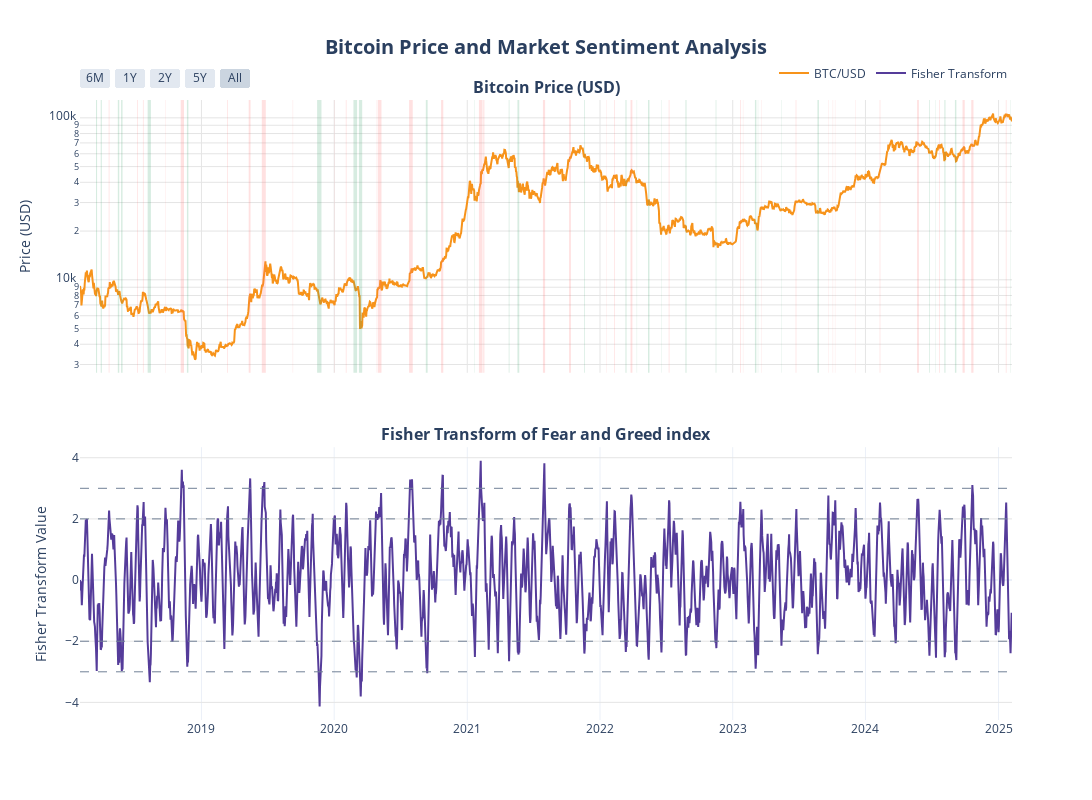

Notebook code cell kept with this figure:
### Code cell
# 定义配色方案
COLORS = {
    "btc": "#F7931A",  # 比特币标准色
    "fisher": "#553C9A",  # 菲舍尔转换曲线颜色
    "peak": "#FF6B6B",  # 极值区域(红色)
    "valley": "#38A169",  # 极值区域(绿色)
    "grid": "#E5E5E5",  # 网格线颜色
    "reference": "#718096",  # 参考线颜色
}

# 创建子图
fig = make_subplots(
    rows=2,
    cols=1,
    vertical_spacing=0.12,
    shared_xaxes=True,
    subplot_titles=(
        "<b>Bitcoin Price (USD)</b>",
        "<b>Fisher Transform of Fear and Greed index</b>",
    ),
)

# 比特币价格图表
fig.add_trace(
    go.Scatter(
        x=data.index,
        y=data["btcusd"],
        name="BTC/USD",
        line=dict(color=COLORS["btc"], width=2),
        hovertemplate="<b>Date</b>: %{x}<br>"
        + "<b>Price</b>: $%{y:,.0f}<br><extra></extra>",
    ),
    row=1,
    col=1,
)

# 添加极值区域背景
for x0, x1 in peak_periods:
    fig.add_vrect(
        x0=x0,
        x1=x1,
        fillcolor=COLORS["peak"],
        opacity=0.2,
        line_width=0,
        row=1,
        col=1,
    )

for x0, x1 in valley_periods:
    fig.add_vrect(
        x0=x0,
        x1=x1,
        fillcolor=COLORS["valley"],
        opacity=0.2,
        line_width=0,
        row=1,
        col=1,
    )

# 菲舍尔转换图表
fig.add_trace(
    go.Scatter(
        x=data.index,
        y=data["fisher"],
        name="Fisher Transform",
        line=dict(color=COLORS["fisher"], width=2),
        hovertemplate="<b>Date</b>: %{x}<br>"
        + "<b>Fisher</b>: %{y:.2f}<br><extra></extra>",
    ),
    row=2,
    col=1,
)

# 添加参考线
reference_levels = [-3, -2, 2, 3]
for level in reference_levels:
    fig.add_hline(
        y=level,
        line_dash="dash",
        line_color=COLORS["reference"],
        line_width=1,
        row=2,
        col=1,
    )

# 更新布局
fig.update_layout(
    template="plotly_white",
    width=1200,
    height=800,
    title=dict(
        text="<b>Bitcoin Price and Market Sentiment Analysis</b>",
        x=0.5,
        y=0.95,
        font=dict(size=20),
    ),
    showlegend=True,
    legend=dict(orientation="h", yanchor="bottom", y=1.02, xanchor="right", x=1),
    hovermode="x unified",
)

# 更新坐标轴
fig.update_yaxes(
    row=1,
    col=1,
    title="Price (USD)",
    type="log",
    gridcolor=COLORS["grid"],
    title_font=dict(size=14),
)

fig.update_yaxes(
    row=2,
    col=1,
    title="Fisher Transform Value",
    gridcolor=COLORS["grid"],
    title_font=dict(size=14),
)

# 添加时间范围选择器
fig.update_xaxes(
    rangeselector=dict(
        buttons=list(
            [
                dict(count=6, label="6M", step="month", stepmode="backward"),
                dict(count=1, label="1Y", step="year", stepmode="backward"),
                dict(count=2, label="2Y", step="year", stepmode="backward"),
                dict(count=5, label="5Y", step="year", stepmode="backward"),
                dict(step="all", label="All"),
            ]
        ),
        bgcolor="#E2E8F0",
        activecolor="#CBD5E0",
    ),
    gridcolor=COLORS["grid"],
    row=1,
    col=1,
)

fig.show()

### Figure 1 — Plotly figure (JSON) as saved in the notebook; plotly's stock layout.template omitted (floating-point values rounded to 4 significant figures; data arrays with more than 128 entries replaced by an {"elided": "..."} marker saying what was removed)
{"data": [{"hovertemplate": "<b>Date</b>: %{x}<br><b>Price</b>: $%{y:,.0f}<br><extra></extra>", "line": {"color": "#F7931A", "width": 2}, "name": "BTC/USD", "type": "scatter", "x": {"elided": "2560 str values"}, "xaxis": "x", "y": {"elided": "2560 float values"}, "yaxis": "y"}, {"hovertemplate": "<b>Date</b>: %{x}<br><b>Fisher</b>: %{y:.2f}<br><extra></extra>", "line": {"color": "#553C9A", "width": 2}, "name": "Fisher Transform", "type": "scatter", "x": {"elided": "2560 str values"}, "xaxis": "x2", "y": {"elided": "2560 float values"}, "yaxis": "y2"}], "layout": {"annotations": [{"font": {"size": 16}, "showarrow": false, "text": "<b>Bitcoin Price (USD)</b>", "x": 0.5, "xanchor": "center", "xref": "paper", "y": 1, "yanchor": "bottom", "yref": "paper"}, {"font": {"size": 16}, "showarrow": false, "text": "<b>Fisher Transform of Fear and Greed index</b>", "x": 0.5, "xanchor": "center", "xref": "paper", "y": 0.44, "yanchor": "bottom", "yref": "paper"}], "height": 800, "hovermode": "x unified", "legend": {"orientation": "h", "x": 1, "xanchor": "right", "y": 1.02, "yanchor": "bottom"}, "shapes": [{"fillcolor": "#FF6B6B", "line": {"width": 0}, "opacity": 0.2, "type": "rect", "x0": "2018-04-21T00:00:00", "x1": "2018-04-23T00:00:00", "xref": "x", "y0": 0, "y1": 1, "yref": "y domain"}, {"fillcolor": "#FF6B6B", "line": {"width": 0}, "opacity": 0.2, "type": "rect", "x0": "2018-07-08T00:00:00", "x1": "2018-07-10T00:00:00", "xref": "x", "y0": 0, "y1": 1, "yref": "y domain"}, {"fillcolor": "#FF6B6B", "line": {"width": 0}, "opacity": 0.2, "type": "rect", "x0": "2018-07-24T00:00:00", "x1": "2018-07-26T00:00:00", "xref": "x", "y0": 0, "y1": 1, "yref": "y domain"}, {"fillcolor": "#FF6B6B", "line": {"width": 0}, "opacity": 0.2, "type": "rect", "x0": "2018-07-30T00:00:00", "x1": "2018-07-30T00:00:00", "xref": "x", "y0": 0, "y1": 1, "yref": "y domain"}, {"fillcolor": "#FF6B6B", "line": {"width": 0}, "opacity": 0.2, "type": "rect", "x0": "2018-09-24T00:00:00", "x1": "2018-09-25T00:00:00", "xref": "x", "y0": 0, "y1": 1, "yref": "y domain"}, {"fillcolor": "#FF6B6B", "line": {"width": 0}, "opacity": 0.2, "type": "rect", "x0": "2018-11-05T00:00:00", "x1": "2018-11-14T00:00:00", "xref": "x", "y0": 0, "y1": 1, "yref": "y domain"}, {"fillcolor": "#FF6B6B", "line": {"width": 0}, "opacity": 0.2, "type": "rect", "x0": "2019-02-15T00:00:00", "x1": "2019-02-15T00:00:00", "xref": "x", "y0": 0, "y1": 1, "yref": "y domain"}, {"fillcolor": "#FF6B6B", "line": {"width": 0}, "opacity": 0.2, "type": "rect", "x0": "2019-03-13T00:00:00", "x1": "2019-03-15T00:00:00", "xref": "x", "y0": 0, "y1": 1, "yref": "y domain"}, {"fillcolor": "#FF6B6B", "line": {"width": 0}, "opacity": 0.2, "type": "rect", "x0": "2019-05-11T00:00:00", "x1": "2019-05-16T00:00:00", "xref": "x", "y0": 0, "y1": 1, "yref": "y domain"}, {"fillcolor": "#FF6B6B", "line": {"width": 0}, "opacity": 0.2, "type": "rect", "x0": "2019-06-16T00:00:00", "x1": "2019-06-27T00:00:00", "xref": "x", "y0": 0, "y1": 1, "yref": "y domain"}, {"fillcolor": "#FF6B6B", "line": {"width": 0}, "opacity": 0.2, "type": "rect", "x0": "2019-08-06T00:00:00", "x1": "2019-08-06T00:00:00", "xref": "x", "y0": 0, "y1": 1, "yref": "y domain"}, {"fillcolor": "#FF6B6B", "line": {"width": 0}, "opacity": 0.2, "type": "rect", "x0": "2019-09-09T00:00:00", "x1": "2019-09-10T00:00:00", "xref": "x", "y0": 0, "y1": 1, "yref": "y domain"}, {"fillcolor": "#FF6B6B", "line": {"width": 0}, "opacity": 0.2, "type": "rect", "x0": "2019-11-03T00:00:00", "x1": "2019-11-03T00:00:00", "xref": "x", "y0": 0, "y1": 1, "yref": "y domain"}, {"fillcolor": "#FF6B6B", "line": {"width": 0}, "opacity": 0.2, "type": "rect", "x0": "2020-01-02T00:00:00", "x1": "2020-01-03T00:00:00", "xref": "x", "y0": 0, "y1": 1, "yref": "y domain"}, {"fillcolor": "#FF6B6B", "line": {"width": 0}, "opacity": 0.2, "type": "rect", "x0": "2020-02-02T00:00:00", "x1": "2020-02-04T00:00:00", "xref": "x", "y0": 0, "y1": 1, "yref": "y domain"}, {"fillcolor": "#FF6B6B", "line": {"width": 0}, "opacity": 0.2, "type": "rect", "x0": "2020-04-25T00:00:00", "x1": "2020-04-25T00:00:00", "xref": "x", "y0": 0, "y1": 1, "yref": "y domain"}, {"fillcolor": "#FF6B6B", "line": {"width": 0}, "opacity": 0.2, "type": "rect", "x0": "2020-04-27T00:00:00", "x1": "2020-04-28T00:00:00", "xref": "x", "y0": 0, "y1": 1, "yref": "y domain"}, {"fillcolor": "#FF6B6B", "line": {"width": 0}, "opacity": 0.2, "type": "rect", "x0": "2020-04-30T00:00:00", "x1": "2020-05-10T00:00:00", "xref": "x", "y0": 0, "y1": 1, "yref": "y domain"}, {"fillcolor": "#FF6B6B", "line": {"width": 0}, "opacity": 0.2, "type": "rect", "x0": "2020-07-25T00:00:00", "x1": "2020-08-04T00:00:00", "xref": "x", "y0": 0, "y1": 1, "yref": "y domain"}, {"fillcolor": "#FF6B6B", "line": {"width": 0}, "opacity": 0.2, "type": "rect", "x0": "2020-10-21T00:00:00", "x1": "2020-10-27T00:00:00", "xref": "x", "y0": 0, "y1": 1, "yref": "y domain"}, {"fillcolor": "#FF6B6B", "line": {"width": 0}, "opacity": 0.2, "type": "rect", "x0": "2020-11-14T00:00:00", "x1": "2020-11-14T00:00:00", "xref": "x", "y0": 0, "y1": 1, "yref": "y domain"}, {"fillcolor": "#FF6B6B", "line": {"width": 0}, "opacity": 0.2, "type": "rect", "x0": "2021-02-02T00:00:00", "x1": "2021-02-12T00:00:00", "xref": "x", "y0": 0, "y1": 1, "yref": "y domain"}, {"fillcolor": "#FF6B6B", "line": {"width": 0}, "opacity": 0.2, "type": "rect", "x0": "2021-02-14T00:00:00", "x1": "2021-02-17T00:00:00", "xref": "x", "y0": 0, "y1": 1, "yref": "y domain"}, {"fillcolor": "#FF6B6B", "line": {"width": 0}, "opacity": 0.2, "type": "rect", "x0": "2021-05-10T00:00:00", "x1": "2021-05-10T00:00:00", "xref": "x", "y0": 0, "y1": 1, "yref": "y domain"}, {"fillcolor": "#FF6B6B", "line": {"width": 0}, "opacity": 0.2, "type": "rect", "x0": "2021-07-28T00:00:00", "x1": "2021-08-03T00:00:00", "xref": "x", "y0": 0, "y1": 1, "yref": "y domain"}, {"fillcolor": "#FF6B6B", "line": {"width": 0}, "opacity": 0.2, "type": "rect", "x0": "2021-08-14T00:00:00", "x1": "2021-08-14T00:00:00", "xref": "x", "y0": 0, "y1": 1, "yref": "y domain"}, {"fillcolor": "#FF6B6B", "line": {"width": 0}, "opacity": 0.2, "type": "rect", "x0": "2021-10-08T00:00:00", "x1": "2021-10-13T00:00:00", "xref": "x", "y0": 0, "y1": 1, "yref": "y domain"}, {"fillcolor": "#FF6B6B", "line": {"width": 0}, "opacity": 0.2, "type": "rect", "x0": "2022-01-19T00:00:00", "x1": "2022-01-20T00:00:00", "xref": "x", "y0": 0, "y1": 1, "yref": "y domain"}, {"fillcolor": "#FF6B6B", "line": {"width": 0}, "opacity": 0.2, "type": "rect", "x0": "2022-02-09T00:00:00", "x1": "2022-02-11T00:00:00", "xref": "x", "y0": 0, "y1": 1, "yref": "y domain"}, {"fillcolor": "#FF6B6B", "line": {"width": 0}, "opacity": 0.2, "type": "rect", "x0": "2022-03-26T00:00:00", "x1": "2022-03-31T00:00:00", "xref": "x", "y0": 0, "y1": 1, "yref": "y domain"}, {"fillcolor": "#FF6B6B", "line": {"width": 0}, "opacity": 0.2, "type": "rect", "x0": "2022-07-09T00:00:00", "x1": "2022-07-11T00:00:00", "xref": "x", "y0": 0, "y1": 1, "yref": "y domain"}, {"fillcolor": "#FF6B6B", "line": {"width": 0}, "opacity": 0.2, "type": "rect", "x0": "2023-01-21T00:00:00", "x1": "2023-01-23T00:00:00", "xref": "x", "y0": 0, "y1": 1, "yref": "y domain"}, {"fillcolor": "#FF6B6B", "line": {"width": 0}, "opacity": 0.2, "type": "rect", "x0": "2023-01-27T00:00:00", "x1": "2023-01-27T00:00:00", "xref": "x", "y0": 0, "y1": 1, "yref": "y domain"}, {"fillcolor": "#FF6B6B", "line": {"width": 0}, "opacity": 0.2, "type": "rect", "x0": "2023-01-29T00:00:00", "x1": "2023-01-30T00:00:00", "xref": "x", "y0": 0, "y1": 1, "yref": "y domain"}, {"fillcolor": "#FF6B6B", "line": {"width": 0}, "opacity": 0.2, "type": "rect", "x0": "2023-03-21T00:00:00", "x1": "2023-03-22T00:00:00", "xref": "x", "y0": 0, "y1": 1, "yref": "y domain"}, {"fillcolor": "#FF6B6B", "line": {"width": 0}, "opacity": 0.2, "type": "rect", "x0": "2023-06-23T00:00:00", "x1": "2023-06-25T00:00:00", "xref": "x", "y0": 0, "y1": 1, "yref": "y domain"}, {"fillcolor": "#FF6B6B", "line": {"width": 0}, "opacity": 0.2, "type": "rect", "x0": "2023-09-20T00:00:00", "x1": "2023-09-21T00:00:00", "xref": "x", "y0": 0, "y1": 1, "yref": "y domain"}, {"fillcolor": "#FF6B6B", "line": {"width": 0}, "opacity": 0.2, "type": "rect", "x0": "2023-10-03T00:00:00", "x1": "2023-10-04T00:00:00", "xref": "x", "y0": 0, "y1": 1, "yref": "y domain"}, {"fillcolor": "#FF6B6B", "line": {"width": 0}, "opacity": 0.2, "type": "rect", "x0": "2023-10-09T00:00:00", "x1": "2023-10-10T00:00:00", "xref": "x", "y0": 0, "y1": 1, "yref": "y domain"}, {"fillcolor": "#FF6B6B", "line": {"width": 0}, "opacity": 0.2, "type": "rect", "x0": "2023-12-05T00:00:00", "x1": "2023-12-06T00:00:00", "xref": "x", "y0": 0, "y1": 1, "yref": "y domain"}, {"fillcolor": "#FF6B6B", "line": {"width": 0}, "opacity": 0.2, "type": "rect", "x0": "2024-02-09T00:00:00", "x1": "2024-02-11T00:00:00", "xref": "x", "y0": 0, "y1": 1, "yref": "y domain"}, {"fillcolor": "#FF6B6B", "line": {"width": 0}, "opacity": 0.2, "type": "rect", "x0": "2024-02-13T00:00:00", "x1": "2024-02-13T00:00:00", "xref": "x", "y0": 0, "y1": 1, "yref": "y domain"}, {"fillcolor": "#FF6B6B", "line": {"width": 0}, "opacity": 0.2, "type": "rect", "x0": "2024-05-22T00:00:00", "x1": "2024-05-27T00:00:00", "xref": "x", "y0": 0, "y1": 1, "yref": "y domain"}, {"fillcolor": "#FF6B6B", "line": {"width": 0}, "opacity": 0.2, "type": "rect", "x0": "2024-07-22T00:00:00", "x1": "2024-07-24T00:00:00", "xref": "x", "y0": 0, "y1": 1, "yref": "y domain"}, {"fillcolor": "#FF6B6B", "line": {"width": 0}, "opacity": 0.2, "type": "rect", "x0": "2024-09-24T00:00:00", "x1": "2024-09-30T00:00:00", "xref": "x", "y0": 0, "y1": 1, "yref": "y domain"}, {"fillcolor": "#FF6B6B", "line": {"width": 0}, "opacity": 0.2, "type": "rect", "x0": "2024-10-18T00:00:00", "x1": "2024-10-24T00:00:00", "xref": "x", "y0": 0, "y1": 1, "yref": "y domain"}, {"fillcolor": "#FF6B6B", "line": {"width": 0}, "opacity": 0.2, "type": "rect", "x0": "2024-11-14T00:00:00", "x1": "2024-11-14T00:00:00", "xref": "x", "y0": 0, "y1": 1, "yref": "y domain"}, {"fillcolor": "#FF6B6B", "line": {"width": 0}, "opacity": 0.2, "type": "rect", "x0": "2025-01-21T00:00:00", "x1": "2025-01-23T00:00:00", "xref": "x", "y0": 0, "y1": 1, "yref": "y domain"}, {"fillcolor": "#38A169", "line": {"width": 0}, "opacity": 0.2, "type": "rect", "x0": "2018-03-17T00:00:00", "x1": "2018-03-20T00:00:00", "xref": "x", "y0": 0, "y1": 1, "yref": "y domain"}, {"fillcolor": "#38A169", "line": {"width": 0}, "opacity": 0.2, "type": "rect", "x0": "2018-03-30T00:00:00", "x1": "2018-04-02T00:00:00", "xref": "x", "y0": 0, "y1": 1, "yref": "y domain"}, {"fillcolor": "#38A169", "line": {"width": 0}, "opacity": 0.2, "type": "rect", "x0": "2018-05-16T00:00:00", "x1": "2018-05-20T00:00:00", "xref": "x", "y0": 0, "y1": 1, "yref": "y domain"}, {"fillcolor": "#38A169", "line": {"width": 0}, "opacity": 0.2, "type": "rect", "x0": "2018-05-25T00:00:00", "x1": "2018-05-29T00:00:00", "xref": "x", "y0": 0, "y1": 1, "yref": "y domain"}, {"fillcolor": "#38A169", "line": {"width": 0}, "opacity": 0.2, "type": "rect", "x0": "2018-08-06T00:00:00", "x1": "2018-08-15T00:00:00", "xref": "x", "y0": 0, "y1": 1, "yref": "y domain"}, {"fillcolor": "#38A169", "line": {"width": 0}, "opacity": 0.2, "type": "rect", "x0": "2018-10-13T00:00:00", "x1": "2018-10-13T00:00:00", "xref": "x", "y0": 0, "y1": 1, "yref": "y domain"}, {"fillcolor": "#38A169", "line": {"width": 0}, "opacity": 0.2, "type": "rect", "x0": "2018-11-22T00:00:00", "x1": "2018-11-26T00:00:00", "xref": "x", "y0": 0, "y1": 1, "yref": "y domain"}, {"fillcolor": "#38A169", "line": {"width": 0}, "opacity": 0.2, "type": "rect", "x0": "2019-03-05T00:00:00", "x1": "2019-03-05T00:00:00", "xref": "x", "y0": 0, "y1": 1, "yref": "y domain"}, {"fillcolor": "#38A169", "line": {"width": 0}, "opacity": 0.2, "type": "rect", "x0": "2019-11-15T00:00:00", "x1": "2019-11-27T00:00:00", "xref": "x", "y0": 0, "y1": 1, "yref": "y domain"}, {"fillcolor": "#38A169", "line": {"width": 0}, "opacity": 0.2, "type": "rect", "x0": "2020-02-23T00:00:00", "x1": "2020-03-04T00:00:00", "xref": "x", "y0": 0, "y1": 1, "yref": "y domain"}, {"fillcolor": "#38A169", "line": {"width": 0}, "opacity": 0.2, "type": "rect", "x0": "2020-03-09T00:00:00", "x1": "2020-03-18T00:00:00", "xref": "x", "y0": 0, "y1": 1, "yref": "y domain"}, {"fillcolor": "#38A169", "line": {"width": 0}, "opacity": 0.2, "type": "rect", "x0": "2020-06-21T00:00:00", "x1": "2020-06-21T00:00:00", "xref": "x", "y0": 0, "y1": 1, "yref": "y domain"}, {"fillcolor": "#38A169", "line": {"width": 0}, "opacity": 0.2, "type": "rect", "x0": "2020-09-09T00:00:00", "x1": "2020-09-14T00:00:00", "xref": "x", "y0": 0, "y1": 1, "yref": "y domain"}, {"fillcolor": "#38A169", "line": {"width": 0}, "opacity": 0.2, "type": "rect", "x0": "2021-01-21T00:00:00", "x1": "2021-01-22T00:00:00", "xref": "x", "y0": 0, "y1": 1, "yref": "y domain"}, {"fillcolor": "#38A169", "line": {"width": 0}, "opacity": 0.2, "type": "rect", "x0": "2021-03-01T00:00:00", "x1": "2021-03-01T00:00:00", "xref": "x", "y0": 0, "y1": 1, "yref": "y domain"}, {"fillcolor": "#38A169", "line": {"width": 0}, "opacity": 0.2, "type": "rect", "x0": "2021-03-26T00:00:00", "x1": "2021-03-26T00:00:00", "xref": "x", "y0": 0, "y1": 1, "yref": "y domain"}, {"fillcolor": "#38A169", "line": {"width": 0}, "opacity": 0.2, "type": "rect", "x0": "2021-04-25T00:00:00", "x1": "2021-04-27T00:00:00", "xref": "x", "y0": 0, "y1": 1, "yref": "y domain"}, {"fillcolor": "#38A169", "line": {"width": 0}, "opacity": 0.2, "type": "rect", "x0": "2021-05-19T00:00:00", "x1": "2021-05-24T00:00:00", "xref": "x", "y0": 0, "y1": 1, "yref": "y domain"}, {"fillcolor": "#38A169", "line": {"width": 0}, "opacity": 0.2, "type": "rect", "x0": "2021-11-18T00:00:00", "x1": "2021-11-20T00:00:00", "xref": "x", "y0": 0, "y1": 1, "yref": "y domain"}, {"fillcolor": "#38A169", "line": {"width": 0}, "opacity": 0.2, "type": "rect", "x0": "2022-03-12T00:00:00", "x1": "2022-03-15T00:00:00", "xref": "x", "y0": 0, "y1": 1, "yref": "y domain"}, {"fillcolor": "#38A169", "line": {"width": 0}, "opacity": 0.2, "type": "rect", "x0": "2022-04-12T00:00:00", "x1": "2022-04-13T00:00:00", "xref": "x", "y0": 0, "y1": 1, "yref": "y domain"}, {"fillcolor": "#38A169", "line": {"width": 0}, "opacity": 0.2, "type": "rect", "x0": "2022-05-13T00:00:00", "x1": "2022-05-17T00:00:00", "xref": "x", "y0": 0, "y1": 1, "yref": "y domain"}, {"fillcolor": "#38A169", "line": {"width": 0}, "opacity": 0.2, "type": "rect", "x0": "2022-06-18T00:00:00", "x1": "2022-06-19T00:00:00", "xref": "x", "y0": 0, "y1": 1, "yref": "y domain"}, {"fillcolor": "#38A169", "line": {"width": 0}, "opacity": 0.2, "type": "rect", "x0": "2022-08-24T00:00:00", "x1": "2022-08-27T00:00:00", "xref": "x", "y0": 0, "y1": 1, "yref": "y domain"}, {"fillcolor": "#38A169", "line": {"width": 0}, "opacity": 0.2, "type": "rect", "x0": "2022-11-15T00:00:00", "x1": "2022-11-17T00:00:00", "xref": "x", "y0": 0, "y1": 1, "yref": "y domain"}, {"fillcolor": "#38A169", "line": {"width": 0}, "opacity": 0.2, "type": "rect", "x0": "2023-03-03T00:00:00", "x1": "2023-03-07T00:00:00", "xref": "x", "y0": 0, "y1": 1, "yref": "y domain"}, {"fillcolor": "#38A169", "line": {"width": 0}, "opacity": 0.2, "type": "rect", "x0": "2023-03-11T00:00:00", "x1": "2023-03-12T00:00:00", "xref": "x", "y0": 0, "y1": 1, "yref": "y domain"}, {"fillcolor": "#38A169", "line": {"width": 0}, "opacity": 0.2, "type": "rect", "x0": "2023-05-14T00:00:00", "x1": "2023-05-15T00:00:00", "xref": "x", "y0": 0, "y1": 1, "yref": "y domain"}, {"fillcolor": "#38A169", "line": {"width": 0}, "opacity": 0.2, "type": "rect", "x0": "2023-08-22T00:00:00", "x1": "2023-08-26T00:00:00", "xref": "x", "y0": 0, "y1": 1, "yref": "y domain"}, {"fillcolor": "#38A169", "line": {"width": 0}, "opacity": 0.2, "type": "rect", "x0": "2024-03-24T00:00:00", "x1": "2024-03-24T00:00:00", "xref": "x", "y0": 0, "y1": 1, "yref": "y domain"}, {"fillcolor": "#38A169", "line": {"width": 0}, "opacity": 0.2, "type": "rect", "x0": "2024-06-24T00:00:00", "x1": "2024-06-26T00:00:00", "xref": "x", "y0": 0, "y1": 1, "yref": "y domain"}, {"fillcolor": "#38A169", "line": {"width": 0}, "opacity": 0.2, "type": "rect", "x0": "2024-07-12T00:00:00", "x1": "2024-07-13T00:00:00", "xref": "x", "y0": 0, "y1": 1, "yref": "y domain"}, {"fillcolor": "#38A169", "line": {"width": 0}, "opacity": 0.2, "type": "rect", "x0": "2024-08-05T00:00:00", "x1": "2024-08-08T00:00:00", "xref": "x", "y0": 0, "y1": 1, "yref": "y domain"}, {"fillcolor": "#38A169", "line": {"width": 0}, "opacity": 0.2, "type": "rect", "x0": "2024-09-03T00:00:00", "x1": "2024-09-07T00:00:00", "xref": "x", "y0": 0, "y1": 1, "yref": "y domain"}, {"fillcolor": "#38A169", "line": {"width": 0}, "opacity": 0.2, "type": "rect", "x0": "2025-02-02T00:00:00", "x1": "2025-02-03T00:00:00", "xref": "x", "y0": 0, "y1": 1, "yref": "y domain"}, {"line": {"color": "#718096", "dash": "dash", "width": 1}, "type": "line", "x0": 0, "x1": 1, "xref": "x2 domain", "y0": -3, "y1": -3, "yref": "y2"}, {"line": {"color": "#718096", "dash": "dash", "width": 1}, "type": "line", "x0": 0, "x1": 1, "xref": "x2 domain", "y0": -2, "y1": -2, "yref": "y2"}, {"line": {"color": "#718096", "dash": "dash", "width": 1}, "type": "line", "x0": 0, "x1": 1, "xref": "x2 domain", "y0": 2, "y1": 2, "yref": "y2"}, {"line": {"color": "#718096", "dash": "dash", "width": 1}, "type": "line", "x0": 0, "x1": 1, "xref": "x2 domain", "y0": 3, "y1": 3, "yref": "y2"}], "showlegend": true, "title": {"font": {"size": 20}, "text": "<b>Bitcoin Price and Market Sentiment Analysis</b>", "x": 0.5, "y": 0.95}, "width": 1200, "xaxis": {"anchor": "y", "domain": [0, 1], "gridcolor": "#E5E5E5", "matches": "x2", "rangeselector": {"activecolor": "#CBD5E0", "bgcolor": "#E2E8F0", "buttons": [{"count": 6, "label": "6M", "step": "month", "stepmode": "backward"}, {"count": 1, "label": "1Y", "step": "year", "stepmode": "backward"}, {"count": 2, "label": "2Y", "step": "year", "stepmode": "backward"}, {"count": 5, "label": "5Y", "step": "year", "stepmode": "backward"}, {"label": "All", "step": "all"}]}, "showticklabels": false}, "xaxis2": {"anchor": "y2", "domain": [0, 1]}, "yaxis": {"anchor": "x", "domain": [0.56, 1], "gridcolor": "#E5E5E5", "title": {"font": {"size": 14}, "text": "Price (USD)"}, "type": "log"}, "yaxis2": {"anchor": "x2", "domain": [0, 0.44], "gridcolor": "#E5E5E5", "title": {"font": {"size": 14}, "text": "Fisher Transform Value"}}}}
